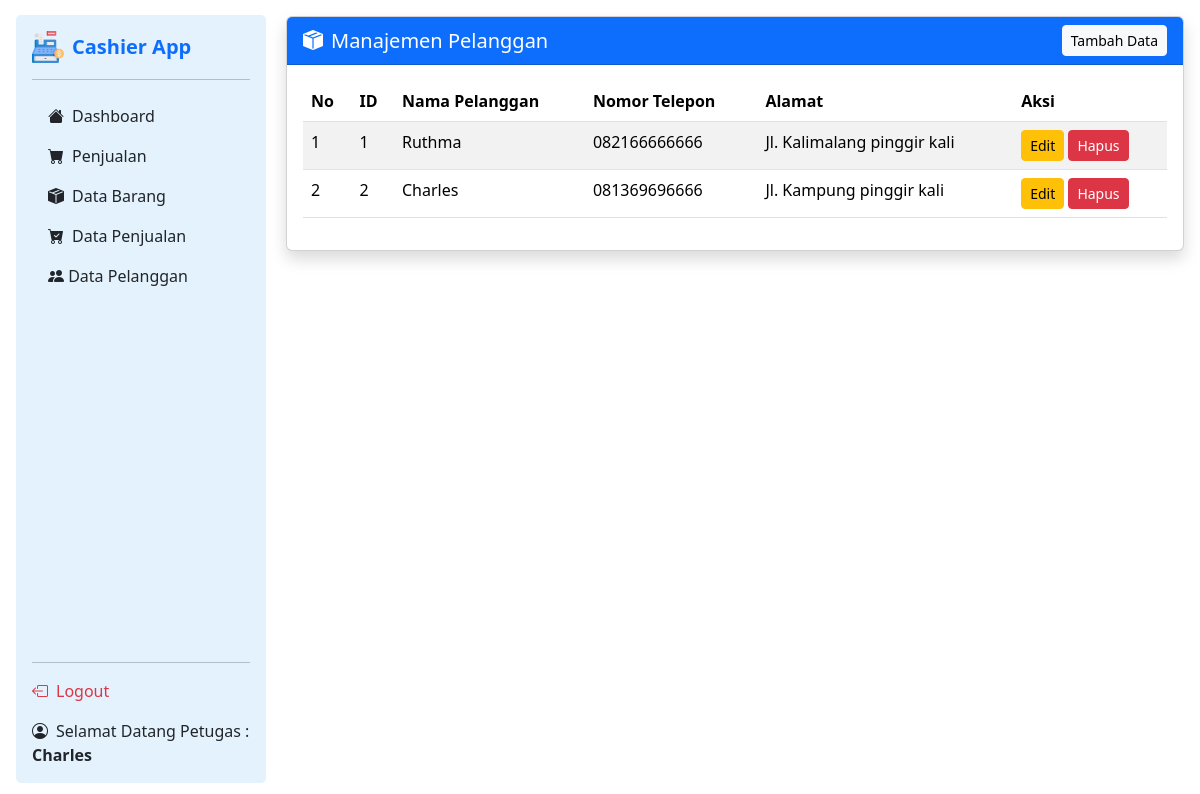
The app's page /pages/data-pelanggan.php (signed in) with its own data.
### tables this page shows
CREATE TABLE `petugas` (
  `id_petugas` int(11) NOT NULL,
  `nama_petugas` varchar(255) NOT NULL,
  `username` text NOT NULL,
  `password` text NOT NULL,
  `level` enum('admin','petugas','','') NOT NULL
);

CREATE TABLE `pelanggan` (
  `PelangganID` int(11) NOT NULL,
  `NamaPelanggan` varchar(255) NOT NULL,
  `Alamat` text NOT NULL,
  `NomorTelepon` varchar(15) NOT NULL
);

### pages/data-pelanggan.php (the view, shortened to what this page needs)
<?php
include '../config/koneksi.php';
?>
<!DOCTYPE html>
<html lang="en">
<head>
</head>
<body>
<?php
    if ($_SESSION['level'] === 'admin') {
        include '../config/sidebar-admin.php';
    } elseif ($_SESSION['level'] === 'petugas') {
        include '../config/sidebar-petugas.php';
    } else {
        echo "Level user tidak dikenal.";
        exit;
    }
    ?>
<div class="main-content flex-grow-1 p-3" style="margin-left: 270px; padding: 2rem";>
    <div class="card shadow rounded">
        <div class="card-header bg-primary text-white d-flex justify-content-between align-items-center">
            <h5 class="mb-0"><i class="bi bi-box-seam-fill me-2"></i>Manajemen Pelanggan</h5>
            <button type="button" class="btn btn-light btn-sm" data-bs-toggle="modal" data-bs-target="#tambah-data">Tambah Data</button>
        </div>
        <div class="card-body">
            <div class="table-responsive">
                <table class="table table-striped table-hover">
                    <thead class="table" style="background-color: #e3f2fd;">
                        <tr>
                            <th>No</th>
                            <th>ID</th>
                            <th>Nama Pelanggan</th>
                            <th>Nomor Telepon</th>
                            <th>Alamat</th>
                            <th>Aksi</th>
                        </tr>
                    </thead>
                    <tbody>
                        <?php
                        include '../config/koneksi.php';
                        $no = 1;
                        $data = mysqli_query($conn, "SELECT * FROM pelanggan");
                        while ($d = mysqli_fetch_array($data)) { ?>
                            <tr>
                                <td><?php echo $no++; ?></td>
                                <td><?php echo $d['PelangganID']; ?></td>
                                <td><?php echo $d['NamaPelanggan']; ?></td>
                                <td><?php echo $d['NomorTelepon'];?></td>
                                <td><?php echo $d['Alamat'];?></td>
                                <td>
                                    <button type="button" class="btn btn-warning btn-sm" data-bs-toggle="modal" data-bs-target="#edit-data<?php echo $d['PelangganID']; ?>">Edit</button>
                                    <button type="button" class="btn btn-danger btn-sm" data-bs-toggle="modal" data-bs-target="#hapus-data<?php echo $d['PelangganID']; ?>">Hapus</button>
                                </td>
                            </tr>
                        <?php } ?>
                    </tbody>
                </table>
            </div>
        </div>
    </div>
</div>
</body>
<link href="https://cdn.jsdelivr.net/npm/bootstrap@5.3.3/dist/css/bootstrap.min.css" rel="stylesheet">
</html>

### config/sidebar-petugas.php (shortened to what this page needs)
<?php
include 'koneksi.php';
$nama_petugas = '';
if (!empty($_SESSION['username'])) {
    $username = $_SESSION['username'];
    $nama_petugas = mysqli_fetch_assoc(mysqli_query($conn, "SELECT nama_petugas FROM petugas WHERE username = '$username'"))['nama_petugas'] ?? '';
}
?>
<link rel="stylesheet" href="../css/sidebar.css">
<div class="sidebar floating-sidebar d-flex flex-column p-3">
  <a href="#" class="d-flex align-items-center mb-3 mb-md-0 me-md-auto text-decoration-none">
    <img src="../assets/kasir-32x32.png" alt="Logo" width="32" height="32" class="me-2">
    <span class="fs-5 fw-semibold text-primary">Cashier App</span>
  </a>
  <hr>
  <ul class="nav nav-pills flex-column mb-auto">
    <li><a href="dashboard.php" class="nav-link text-dark"><i class="bi bi-house-fill me-2"></i>Dashboard</a></li>
    <li><a href="penjualan.php" class="nav-link text-dark"><i class="bi bi-cart-fill me-2"></i>Penjualan</a></li>
    <li><a href="data-barang.php" class="nav-link text-dark"><i class="bi bi-box-seam-fill me-2"></i>Data Barang</a></li>
    <li><a href="data-penjualan.php" class="nav-link text-dark"><i class="bi bi-cart-check-fill me-2"></i>Data Penjualan</a></li>
    <li><a href="data-pelanggan.php" class="nav-link text-dark"><i class="bi bi-people-fill"></i></i> Data Pelanggan</a></li>
  </ul>
  <hr>
  <a href="../config/logout.php" class="text-danger text-decoration-none"><i class="bi bi-box-arrow-left me-2"></i>Logout</a>
  <div class="mt-3 text-dark">
    <i class="bi bi-person-circle me-2"></i>Selamat Datang Petugas : <strong><?= htmlspecialchars($nama_petugas ?? '') ?></strong>
  </div>
</div>
<link href="https://cdn.jsdelivr.net/npm/bootstrap@5.3.3/dist/css/bootstrap.min.css" rel="stylesheet">
<link rel="stylesheet" href="https://cdn.jsdelivr.net/npm/bootstrap-icons@1.11.3/font/bootstrap-icons.min.css">

### css/sidebar.css (style rules this page uses)
body { min-height: 100vh; display: flex; flex-direction: row; }
.floating-sidebar { position: fixed; top: 15px; left: 1rem; width: 250px; height: 96vh; background-color: #e3f2fd; border-radius: 5px; z-index: 1050; overflow-y: auto; }
.floating-sidebar .nav-link { border-radius: 10px; transition: background-color 0.2s; }
.sidebar .nav-link { color: #000; }

### records on screen
petugas: nama_petugas "Charles"
pelanggan: PelangganID "1", NamaPelanggan "Ruthma", NomorTelepon "082166666666", Alamat "Jl. Kalimalang pinggir kali"
pelanggan: PelangganID "2", NamaPelanggan "Charles", NomorTelepon "081369696666", Alamat "Jl. Kampung pinggir kali"
